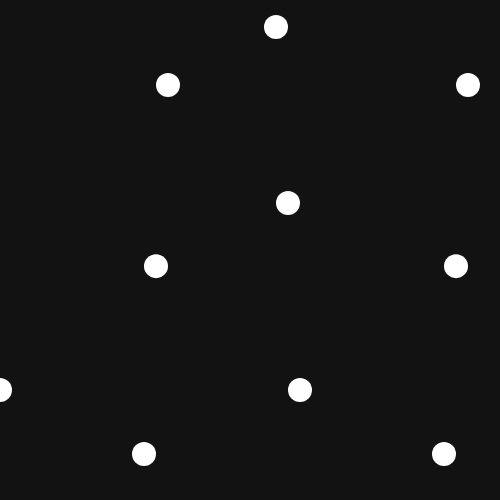
Frame 1 (no input)
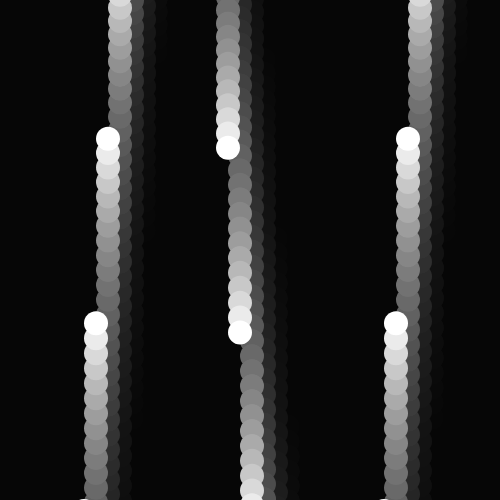
Frame 60 (no input)
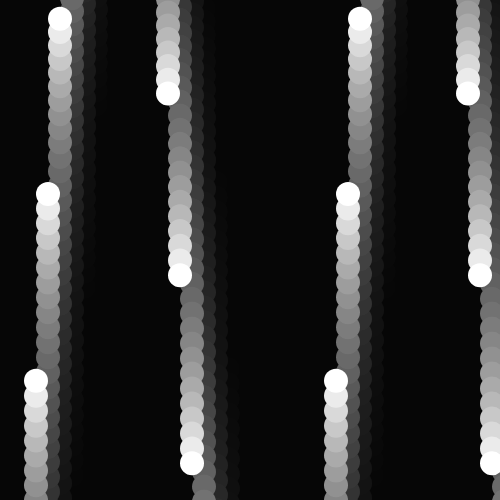
Frame 120 (the mouse pressed at the canvas centre since frame 60)

The p5.js sketch that drew these frames (run headless with seeded random() and noise() and a simulated clock; from frame 60 on, the mouse is pressed at the canvas centre):

// p5.js sketch
// ── sketch.js

// Example 2.1
// Simple Sine exmple




let s1;

function setup() {
  
    createCanvas(500, 500);
    background(20);
    fill(255);
    frameRate(60); // slow down the framerate so everything can be drawn. no hurry.
 
    console.log(frameCount);
    s1 = new sdSine(8,0.0,height,200, color(255));
  
}

function draw() {
  if (frameCount < 120) {
    scale(1.5);
    background(0,20); 
        s1.calcWave();
        s1.renderWave();
  }
    if (frameCount > 120) {
        background(0,60); 
        s1.calcWave();
        s1.renderWave();
    }       
}


class sdSine {

    xspacing; // Distance between each horizontal location
    theta; // Start angle at 0
    amplitude; // Height of wave
    period; // How many pixels before the wave repeats
    w; // Width of entire wave
    dx; // Value for incrementing x
    yvalues; // Using an array to store height values for the wave
    k;
     // s1 = new sdSine(10,0.0,75,200, color(255,0,0) );
     constructor(xs,t,a,p,c) {
      
       this.xspacing = xs ; 
       this.theta = t; 
       this.amplitude = a; 
       this.period = p; 
       this.k = c;
   
       this.w = width + 16;
       this.dx = (TWO_PI / this.period) * this.xspacing;
       this.yvalues = new Array(floor(this.w / this.xspacing));
   
     }
   
      calcWave() {
       // Increment theta (try different values for
       // 'angular velocity' here)
       this.theta += 0.02;
     
       // For every x value, calculate a y value with sine function
       let x = this.theta;
       for (let i = 0; i < this.yvalues.length; i++) {
         this.yvalues[i] = sin(x) * this.amplitude;
         x += this.dx;
       }
     }
     
      renderWave() {
       noStroke();
       fill(this.k);
       // A simple way to draw the wave with an ellipse at each location
       for (let x = 0; x < this.yvalues.length; x++) {
         ellipse(x * this.xspacing, height / 2 + this.yvalues[x], 16, 16);
       }
     }
   
      setColor(c) {
         this.k = c;
      }
   
      setAmp(a) {
       this.amplitude = a;
      }
   
   }
